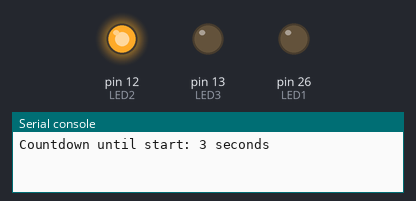
Simulated run of this program. Board: MicroPython board. Shown: output pins drawn as LEDs (lit = HIGH), the last lines printed to the serial console. Random numbers come from a fixed seed.

Above: at 0.1 s.
At 3.1 s:
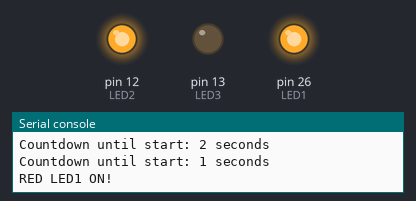
At 6.8 s:
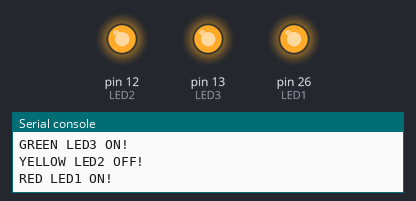
At 8.8 s:
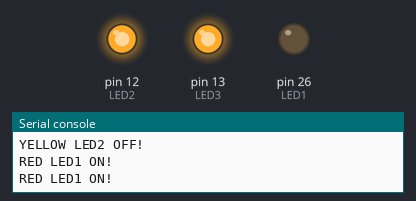
At 15.8 s:
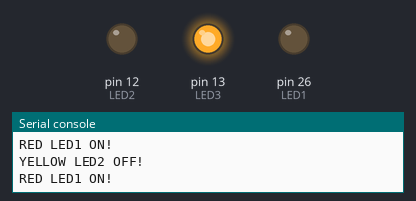
At 32.5 s:
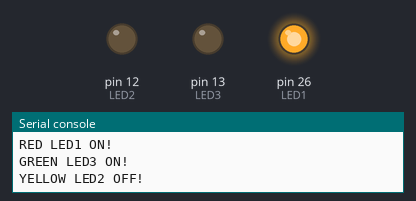
Timing chart, 0 to 40.0 s (numbered marks = the images above):
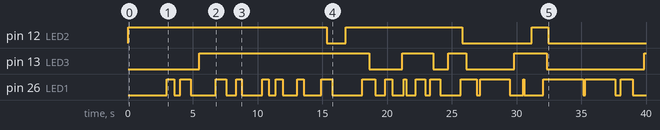

The program:

LED_Trafilys_RANDOM.py
```python
from machine import Pin
from time import sleep
from random import uniform, randint
import random

RED_PIN=26
LED1=Pin(RED_PIN,Pin.OUT)

YELLOW_PIN=12
LED2=Pin(YELLOW_PIN, Pin.OUT)

GREEN_PIN=13
LED3=Pin(GREEN_PIN, Pin.OUT)

LED1.off()
LED2.on()
LED3.off()

count=3
while True:
    if count==0:
        break
    else:
        print(f"Countdown until start: {count} seconds")
        count-=1
        sleep(1)

while True:
    randomint=randint(1,10)
    sleeptimer=random.uniform(0.1,0.9)
    if 4>randomint>=1:
        LED1.value(not LED1.value())
        print("RED LED1 ON!")
        count+=1
        sleep(sleeptimer)
    elif 7>randomint<=4:
        LED2.value(not LED1.value())
        print("YELLOW LED2 OFF!")
        sleep(sleeptimer)
    elif 10>=randomint<7:
        LED3.value(not LED1.value())
        print("GREEN LED3 ON!")
        sleep(sleeptimer)
```

Measured:
- by itself, pin 12 (LED2): goes LOW 1.5 s, HIGH 9.0 s, LOW 5.4 s, HIGH 1.3 s, then LOW
- by itself, pin 13 (LED3): LOW → HIGH at 5.5 s, → LOW 13.1 s later, → HIGH 2.5 s later, → LOW 2.4 s later, … (9 changes in this stretch)
- by itself, pin 26 (LED1): LOW → HIGH at 3.0 s, → LOW 0.56 s later, → HIGH 0.48 s later, → LOW 0.81 s later, … (38 changes in this stretch)
